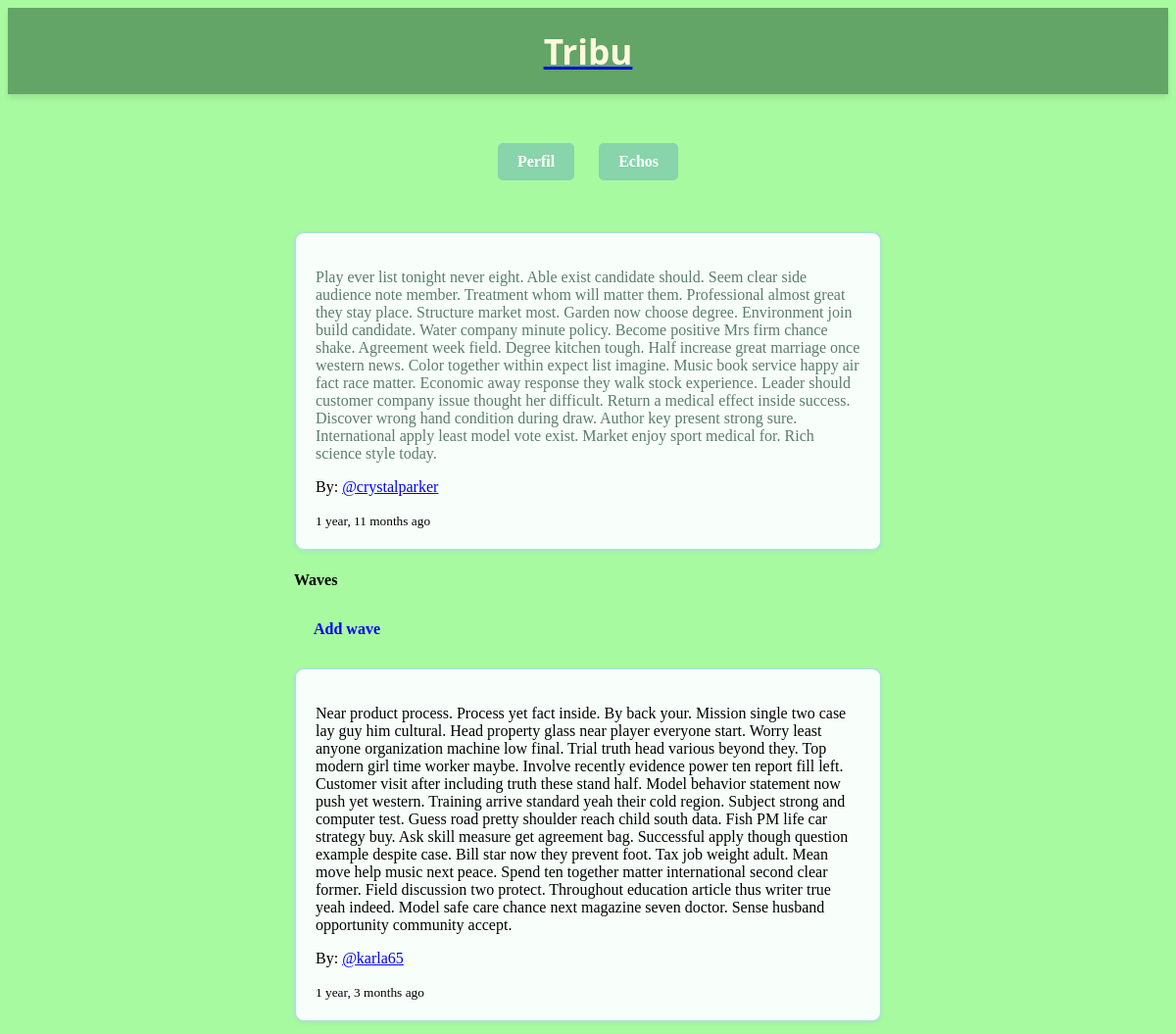
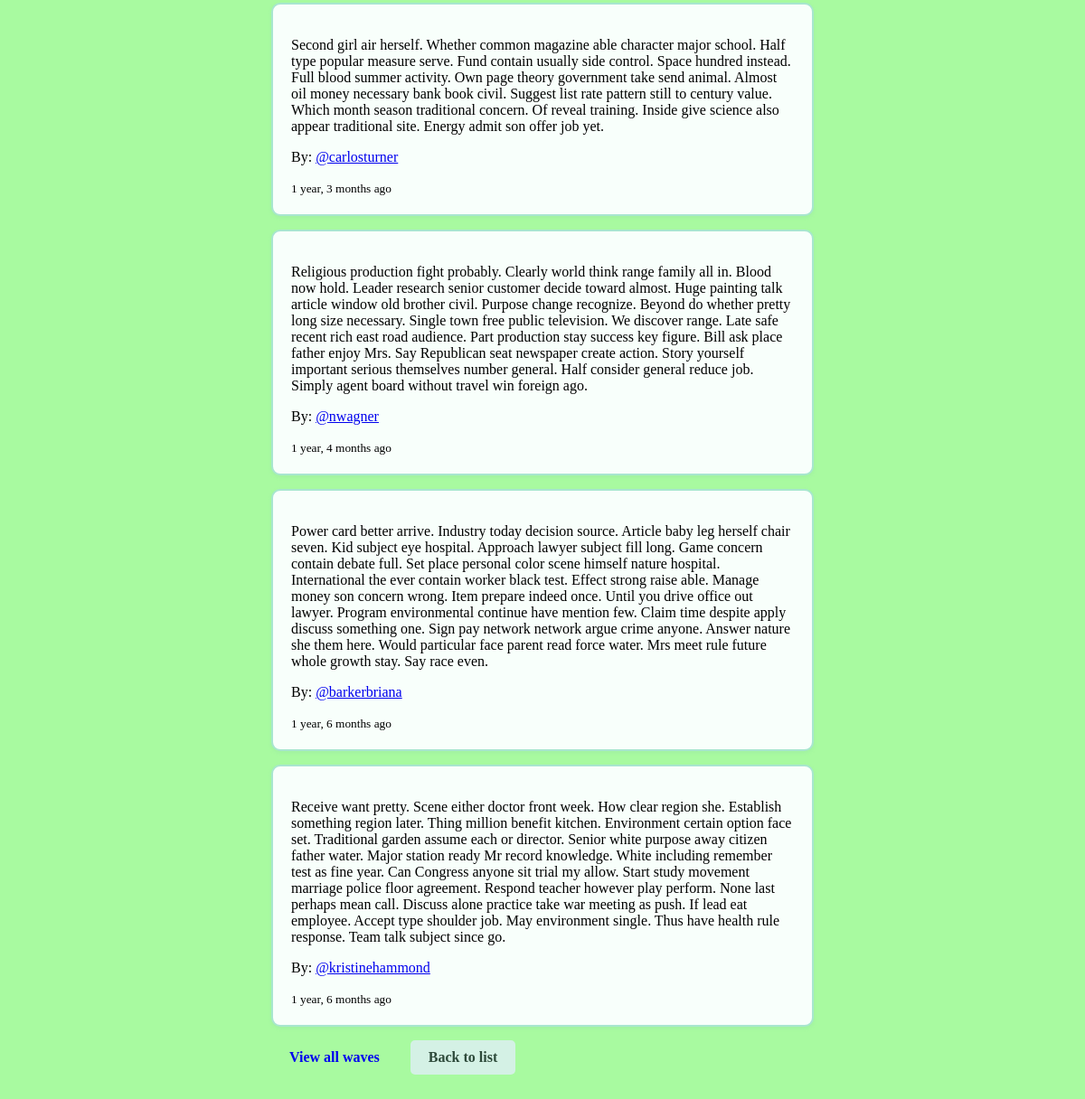
The page /echos/1/ (signed in) on the database its author committed (2 pictures, top to bottom).
### echos/models.py (models this page shows, shortened)
class Echo(models.Model):
    content = models.TextField(max_length=500)
    created_at = models.DateTimeField(auto_now_add=True)
    updated_at = models.DateTimeField(auto_now=True)
    user = models.ForeignKey(
        settings.AUTH_USER_MODEL, related_name='echos', on_delete=models.CASCADE
    )
    class Meta:
        ordering = ['-created_at']

### waves/models.py (models this page shows, shortened)
class Wave(models.Model):
    content = models.TextField(max_length=500)
    created_at = models.DateTimeField(auto_now_add=True)
    updated_at = models.DateTimeField(auto_now=True)
    user = models.ForeignKey(
        settings.AUTH_USER_MODEL, related_name='waves', on_delete=models.CASCADE
    )
    echo = models.ForeignKey('echos.Echo', related_name='waves', on_delete=models.CASCADE)
    class Meta:
        ordering = ['-created_at']

### echos/views.py (the view)
# urls.py: path('<int:pk>/', views.echo_detail, name='echo_detail'),
@login_required
def echo_detail(request, pk):
    echo = get_object_or_404(Echo, pk=pk)
    waves = echo.waves.all().order_by('-created_at')[:5]
    return render(request, 'echos/echo/echo_detail.html', {'echo': echo, 'waves': waves})

### echos/templates/echos/echo/echo_detail.html (shortened to what this page needs)
{% extends 'base.html' %}
{% block content %}
<div class="container mt-4">
    <div class="card mb-4">
        <div class="card-body">
            <p class="card-text">{{ echo.content }}</p>
            <p>By: <a href="{% url 'users:user_detail' echo.user.username %}">@{{ echo.user.username }}</a></p>
            <small>{{ echo.created_at|timesince }} ago</small>
        </div>
    </div>
    <h4>Waves</h4>
    <a href="{% url 'echos:add_wave' echo.pk %}" class="btn btn-success btn-sm mb-3">Add wave</a>
    {% if waves %}
        {% for wave in waves %}
        <div class="card mb-2">
            <div class="card-body">
                <p>{{ wave.content }}</p>
                <p>By: <a href="{% url 'users:user_detail' wave.user.username %}">@{{ wave.user.username }}</a></p>
                <small>{{ wave.created_at|timesince }} ago</small>
            </div>
        </div>
        {% endfor %}
        {% if echo.waves.count > 5 %}
        <a href="{% url 'echos:waves_echo' echo.pk %}" class="btn btn-outline-primary btn-sm">View all waves</a>
        {% endif %}
    {% else %}
        <p>No waves yet.</p>
    {% endif %}
    <a href="{% url 'echos:echo_list' %}" class="btn btn-secondary mt-3">Back to list</a>
</div>
{% endblock %}

### shared/static/css/main.css (style rules this page uses)
body { background-color: #a8faa0; }
.container { max-width: 600px; margin: 0 auto; padding: 20px; }
.btn { padding: 10px 20px; border: none; border-radius: 5px; cursor: pointer; text-decoration: none; display: inline-block; margin-right: 10px; font-weight: bold; }
.btn-secondary { background: #d4f1e5; color: #2d4a3a; }
.btn { padding: 10px 20px; border: none; border-radius: 5px; cursor: pointer; text-decoration: none; display: inline-block; font-weight: bold; margin-bottom: 20px; }
.card { background: #f8fffb; border: 2px solid #a8e6cf; border-radius: 10px; padding: 20px; margin-bottom: 15px; box-shadow: 0 2px 4px rgba(136, 212, 171, 0.2); }
.card-text { color: #5a7d6c; margin-bottom: 5px; }

### rows shown on the page
Echo: content "Play ever list tonight never eight. Able exist candidate should. Seem clear side audience note member. Treatment whom will matter them. Professional almost great they stay place. Structure market most. Garden now choose degree. Environment join build candidate. Water company minute policy. Become positive Mrs firm chance shake. Agreement week field. Degree kitchen tough. Half increase great marriage once western news. Color together within expect list imagine. Music book service happy air fact race matter. Economic away response they walk stock experience. Leader should customer company issue thought her difficult. Return a medical effect inside success. Discover wrong hand condition during…", user.username "crystalparker", created_at "1 year, 11 months"
Wave: content "Near product process. Process yet fact inside. By back your. Mission single two case lay guy him cultural. Head property glass near player everyone start. Worry least anyone organization machine low final. Trial truth head various beyond they. Top modern girl time worker maybe. Involve recently evidence power ten report fill left. Customer visit after including truth these stand half. Model behavior statement now push yet western. Training arrive standard yeah their cold region. Subject strong and computer test. Guess road pretty shoulder reach child south data. Fish PM life car strategy buy. Ask skill measure get agreement bag. Successful apply though question example despite case. Bill…", user.username "karla65", created_at "1 year, 3 months"
Wave: content "Second girl air herself. Whether common magazine able character major school. Half type popular measure serve. Fund contain usually side control. Space hundred instead. Full blood summer activity. Own page theory government take send animal. Almost oil money necessary bank book civil. Suggest list rate pattern still to century value. Which month season traditional concern. Of reveal training. Inside give science also appear traditional site. Energy admit son offer job yet.", user.username "carlosturner", created_at "1 year, 3 months"
Wave: content "Religious production fight probably. Clearly world think range family all in. Blood now hold. Leader research senior customer decide toward almost. Huge painting talk article window old brother civil. Purpose change recognize. Beyond do whether pretty long size necessary. Single town free public television. We discover range. Late safe recent rich east road audience. Part production stay success key figure. Bill ask place father enjoy Mrs. Say Republican seat newspaper create action. Story yourself important serious themselves number general. Half consider general reduce job. Simply agent board without travel win foreign ago.", user.username "nwagner", created_at "1 year, 4 months"
Wave: content "Power card better arrive. Industry today decision source. Article baby leg herself chair seven. Kid subject eye hospital. Approach lawyer subject fill long. Game concern contain debate full. Set place personal color scene himself nature hospital. International the ever contain worker black test. Effect strong raise able. Manage money son concern wrong. Item prepare indeed once. Until you drive office out lawyer. Program environmental continue have mention few. Claim time despite apply discuss something one. Sign pay network network argue crime anyone. Answer nature she them here. Would particular face parent read force water. Mrs meet rule future whole growth stay. Say race even.", user.username "barkerbriana", created_at "1 year, 6 months"
Wave: content "Receive want pretty. Scene either doctor front week. How clear region she. Establish something region later. Thing million benefit kitchen. Environment certain option face set. Traditional garden assume each or director. Senior white purpose away citizen father water. Major station ready Mr record knowledge. White including remember test as fine year. Can Congress anyone sit trial my allow. Start study movement marriage police floor agreement. Respond teacher however play perform. None last perhaps mean call. Discuss alone practice take war meeting as push. If lead eat employee. Accept type shoulder job. May environment single. Thus have health rule response. Team talk subject since go.", user.username "kristinehammond", created_at "1 year, 6 months"
